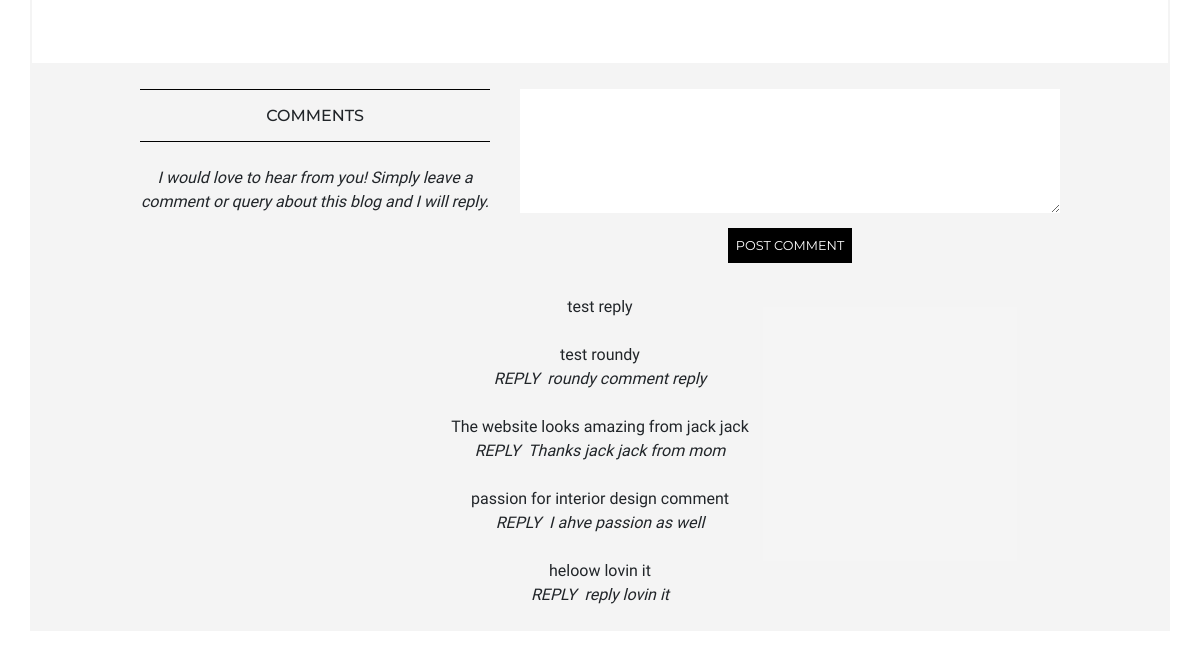
The page /blog/3 (lower part) on the database as committed earlier.
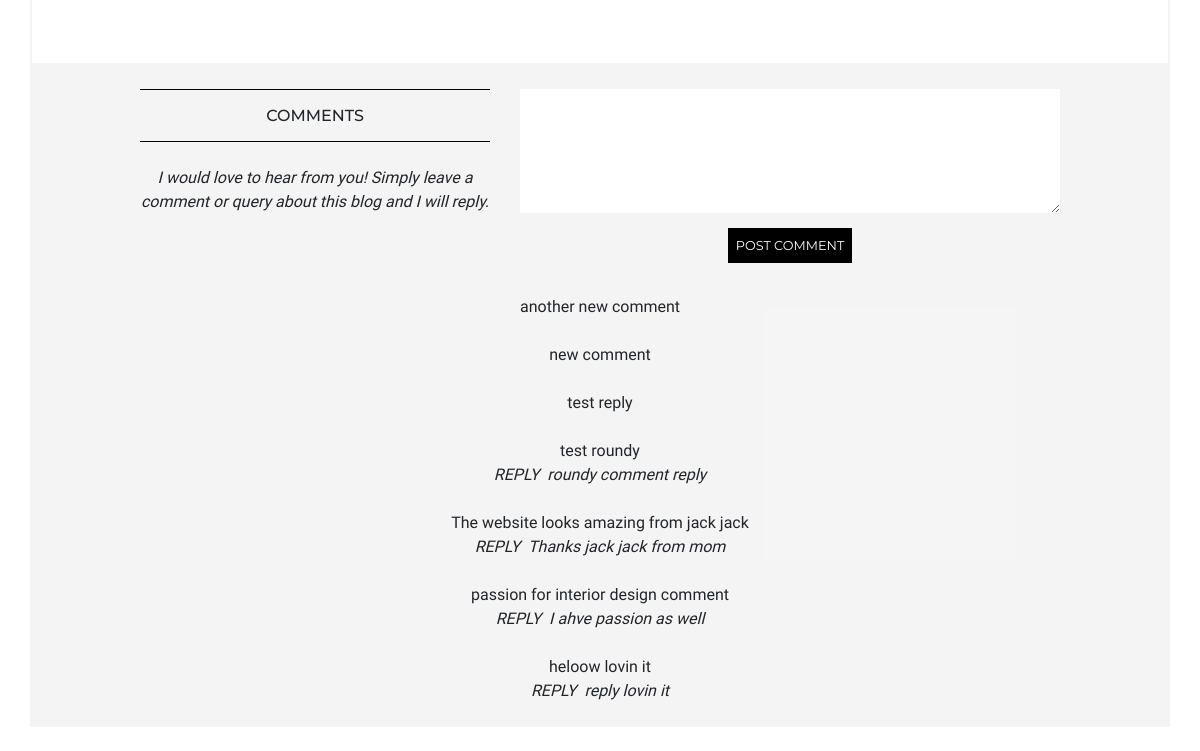
The same page on the database as committed later.
### blog/models.py (models this page shows)
class Comment(models.Model):
    blog = models.ForeignKey('Blog', on_delete=models.CASCADE, related_name='comments')
    date = models.DateField(default=timezone.now)
    content = models.TextField() # don't want this to blank ever
    reply = models.TextField(blank=True)
    exclude = models.BooleanField(default=False)

### blog/views.py (the view, shortened to what this page needs)
# urls.py: path('<pk>', views.blog, name='blog'),
def blog(request, pk):
    blog = Blog.objects.get(pk=pk)
    sections = Section.objects.filter(blog=blog)
    comments = Comment.objects.filter(blog=blog).order_by('-id')
    form = CommentForm() #equate to request.GET
    context = {'title': 'Blog', 'blog': blog, 'sections': sections, 'comments': comments, 'form': form}
    return render(request, 'blog/blog.html', context)

### blog/forms.py
class CommentForm(forms.ModelForm):
    class Meta:
        model = Comment
        fields = ['content']
        labels = {'content': _(''),}
        widgets = {'content': Textarea(attrs={'rows':5, 'class': 'textarea-style'}),}

### blog/templates/blog/blog.html (shortened to what this page needs)
{% extends 'base.html' %}
{% block content%}
<section class="row border-color--stone">
    <div class="col-12 col-lg-10 offset-lg-1 mb-5">
    </div>
</section>
<section class="row bg-color--stone pt-4 mb-4">
    <header class="col-12 col-md-5 col-lg-4 offset-lg-1 text-center">
        <div class="header-border">
            <h1 class="header-title mt-2">COMMENTS</h1>
        </div>
        <span class="d-block mt-4">I would love to hear from you! Simply leave a comment or query about this blog and I will reply.
        </span>
    </header>
    <div class="col-12 col-md-7 col-lg-6 text-center">
        <form method="POST">
            {{ form }}
            <button type="submit">POST COMMENT</button>
        </form>
    </div>
    <div class="col-12 col-lg-10 offset-lg-1 text-center mt-4">
        {% for comment in comments %}
        <p class="mb-4">{{ comment.content }} <br>
            {% if comment.reply %}
            <span class="mr-2">REPLY</span><span class="">{{ comment.reply }}</span></p>
        {% endif %}
        {% endfor %}
    </div>
</section>
{% endblock %}

Rows that differ between the two databases and show on the page:
added Comment: content "another new comment"
added Comment: content "new comment"
